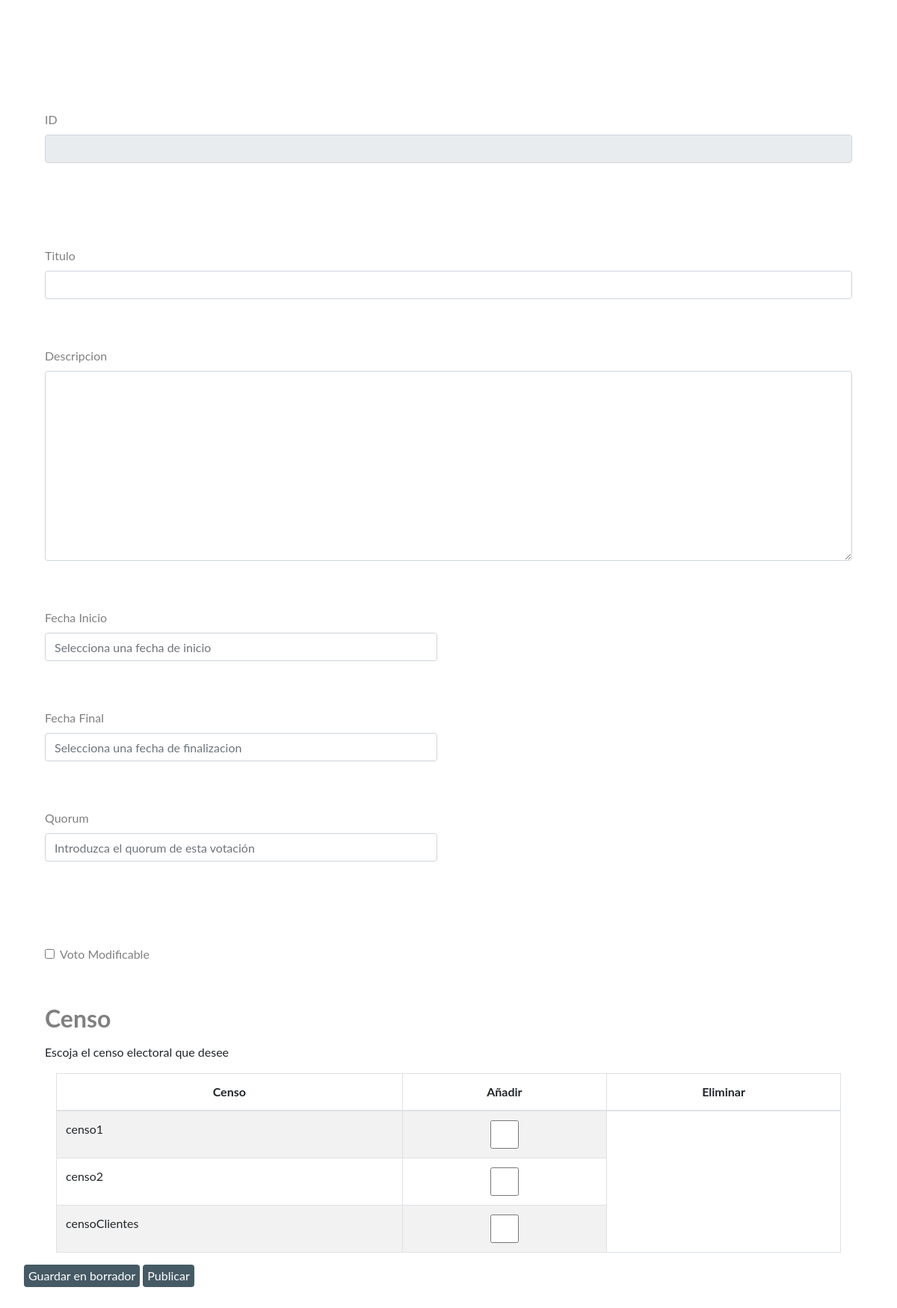
Page /index.php/secretario/modificarVotacion on the committed database.
### tables this page shows
CREATE TABLE `ficheros_censo` (
  `Id` int(32) NOT NULL,
  `Nombre` varchar(200) NOT NULL
);

### application/controllers/Secretario.php (called while the page is built, shortened)
<?php
class Secretario extends CI_Controller{
  public function __construct(){
    $this->load->model('usuario_model');
    $this->load->model('votaciones_model');
    $this->load->model('mesa_model');
    $this->load->model('voto_model');
    $this->load->model('censo_model');
    $this->load->model('ponderaciones_model');
    $this->load->model('SecretariosDelegados_model');
    $this->load->library('pagination');
    $this->load->library('mailing');
  }
  public function modificarVotacion()
	{
      $id = $this->input->post('modificar');
      $votacion = $this->votaciones_model->getVotacion($id);
      $censosVotacion = $this->censo_model->getCensosfromVotacion($id);
      $nombreCensos = $this->censo_model->getCensos();
      $soloAsistentes = false;
      $esModificable = false;
      $recuentoParalelo = false;
      $cambiarOpciones = false;
      $cambiarPonderaciones = false;
      $idsAsistentes = array();
      $asistentes = array();
      $nombresVotos = NULL;
      $pondPAS = $this->votaciones_model->getPonderacionesFromGrupo($votacion->Id,1);
      $pondAlumnos = $this->votaciones_model->getPonderacionesFromGrupo($votacion->Id,2);
      $pondProfesores = $this->votaciones_model->getPonderacionesFromGrupo($votacion->Id,3);
      $datos = array(
        'censos' => $nombreCensos,
        'votaciones' => $votacion,
        'censosVotacion' => $censosVotacion,
        'pulsadoAsistentes' => $soloAsistentes,
        'pulsadoModificar' => $esModificable,
        'pulsadoRecuento' => $recuentoParalelo,
        'cambiarOpciones' => $cambiarOpciones,
        'cambiarPonderaciones' => $cambiarPonderaciones,
        'pondPAS' => $pondPAS,
        'pondAlumnos' => $pondAlumnos,
        'pondProfesores' => $pondProfesores,
        'asistentes' => $asistentes,
        'idsAsistentes' => $idsAsistentes,
        'nombresVotos' => $nombresVotos,
        'ultimoPaso' => false,
      );
      $this->load->view('secretario/modificarVotacion_view', $datos);
	}
}
?>

### index.php (called while the page is built, shortened)
<?php
require_once BASEPATH.'core/CodeIgniter.php';

### application/models/Censo_model.php (called while the page is built, shortened)
<?php
class Censo_model extends CI_Model{
  public function getCensos()
  {
    $query = $this->db->query("SELECT * from ficheros_censo");
    return $query->result();
  }
}
?>

### application/views/secretario/modificarVotacion_view.php (the view, shortened to what this page needs)
<!DOCTYPE html>
<html>
<head>
	<link href="<?php echo base_url(); ?>/assets/css/bootstrap.min.css" rel="stylesheet">
	<link href="<?php echo base_url(); ?>/assets/css/prueba.css" rel="stylesheet">
	<link href="<?php echo base_url(); ?>/assets/css/behaviour/footer.css" rel="stylesheet">
	<link href="<?php echo base_url(); ?>/assets/css/behaviour/secretario.css" rel="stylesheet">
	<link rel="stylesheet" href="https://maxcdn.bootstrapcdn.com/font-awesome/4.7.0/css/font-awesome.min.css">
	<link rel="stylesheet" href="<?php echo base_url(); ?>/assets/css/bootstrap-datetimepicker.min.css">
</head>
<body>
	<div class="container">
<br><br>
<div class = "container">
	  <?=form_open(base_url().'secretario/updateVotacion/');?>
		<div class="form-group">
			<?php
			 $atributos = array(
					'name' => 'id',
					'class' => 'form-control',
					'id' => 'id',
					'readonly'=> 'readonly',
					'value' => $votaciones->Id
			); ?>
			<?= form_label('ID','id'); ?>
			<?= form_input($atributos) ?> <br/><br/>
		</div>
		<?php
		 $atributos = array(
				'Id_TipoVotacion' => $votaciones->Id_TipoVotacion
		); ?>
		<?= form_hidden($atributos) ?> <br/><br/>
		<div class="form-group">
			<?php
			 $atributos = array(
				  'name' => 'titulo',
					'class' => 'form-control',
					'id' => 'titulo',
					'required' => true,
					'autocomplete' => 'off',
					'value' => $votaciones->Titulo
			); ?>
			<?= form_label('Titulo','titulo'); ?>
			<?= form_input($atributos) ?> <br/><br/>
		</div>
		<div class="form-group">
			<?php
			 $atributos = array(
				 'name' => 'descripcion',
					'class' => 'form-control',
					'id' => 'descripcion',
					'required' => true,
					'autocomplete' => 'off',
					'value' => $votaciones->Descripcion
			); ?>
			<?= form_label('Descripcion','descripcion'); ?>
			<?= form_textarea($atributos) ?> <br/><br/>
		</div>
		 <div class="form-group">
		  <div class="row">
		   <div class="col-sm-6">
		    <?php
		    $atributos = array(
		 		         'id' => 'fecha_inicio',
		              'name' => 'fecha_inicio',
		              'class' => 'form-control datetimepicker-input',
		              'data-toggle' => 'datetimepicker',
		              'placeholder' =>'Selecciona una fecha de inicio',
		              'setEndDate' => date('Y-m-d'),
		              'required' => true,
									'autocomplete' => 'off',
		              'value' => $votaciones->FechaInicio
		          	); ?>
		    <?= form_label('Fecha Inicio','fecha_inicio'); ?>
		    <?= form_input($atributos) ?> <br/><br/>
				</div>
		  </div>
		</div>
		<div class="form-group">
		  <div class="row">
		    <div class="col-sm-6">
		          <?php $atributos = array(
		              'id' => 'fecha_final',
		              'name' => 'fecha_final',
		              'class' => 'form-control datetimepicker-input',
		              'data-toggle' => 'datetimepicker',
		              'placeholder' =>'Selecciona una fecha de finalizacion',
		              'required' => true,
									'autocomplete' => 'off',
		              'value' => $votaciones->FechaFinal
		        	  ); ?>
		 		<?= form_label('Fecha Final','fecha_final'); ?>
		    <?= form_input($atributos) ?> <br/><br/>
		    </div>
		  </div>
		</div>
		<div class="form-group">
			<div class="row">
				<div class="col-sm-6">
			<?php
			 $atributos = array(
					'name' => 'quorum',
					'class' => 'form-control',
					'id' => 'quorum',
					'placeholder' =>'Introduzca el quorum de esta votación',
					'required' => true,
					'autocomplete' => 'off',
					'value' => $votaciones->Quorum
			); ?>
			<?= form_label('Quorum','quorum'); ?>
			<?= form_input($atributos) ?> <br/><br/>
			</div>
		</div>
	</div>
			<?php
			 $atributos = array(
					'NumOpciones' => $votaciones->NumOpciones
			); ?>
  		<?= form_hidden($atributos) ?> <br/><br/>
		<div class="form-check">
		<?php	if(isset($pulsadoModificar) && $pulsadoModificar == true) $check = 'checked';
			else{$check = false;} ?>
		<?php
		$atributos = array(
			'name' => 'esModificable',
			'class' => 'form-check-input',
			'type' => 'checkbox',
			'id' => 'esModificable',
			'value' => true,
			'checked' => $check
		);
		?>
		<?= form_checkbox($atributos); ?>
		<?= form_label('Voto Modificable','esModificable'); ?>
		</div>
	<br><br>
		<strong><h2><?= form_label('Censo',''); ?></h2></strong>
		<p> Escoja el censo electoral que desee </p>
		<div class = "container">
		  <div class="table-wrapper-scroll-y my-custom-scrollbar">
		 	  <table class="display table table-striped table-bordered" id="votaciones_admin">
		      <thead>
		        <tr>
		          <th><center>Censo<center></th>
		          <th><center>Añadir<center></th>
							<th><center>Eliminar<center></th>
		        </tr>
		      </thead>
		      <tbody>
		        <tr>
		        <?php foreach($censos as $censo){ ?>
                <td><?php echo $censo->Nombre?></td>
								<?php
								$encontrado = false;
								if(isset($_POST['censo']) && in_array($censo->Nombre, $_POST['censo'])) $checkCenso = 'checked';
								else{$checkCenso = false;}
								if(!$encontrado)
								{
									echo '<div class="form-check">';
								$atributos = array(
											'name' => 'censo[]',
											'class' => 'form-control',
											'type' => 'checkbox',
											'id' => $censo->Nombre,
											'value' => $censo->Nombre,
											'checked' => $checkCenso
									);
									echo '<td>'.form_checkbox($atributos).'</td>';
								}
								?>
							 </div>
								<?php echo '</tr>'; ?>
		        <?php }?>
		      </tbody>
		    </table>
		  </div>
	 </div>
</div>
 <div class="row">
					 <?php $atributos = array(
							 'name' => 'boton_borrador',
							 'class' => 'btn btn-primary botones',
							 'type' => 'submit',
							 'value' => 'Guardar en borrador'
					 ); ?>
				 <?= form_submit($atributos);?>
			 <?php $atributos = array(
					 'name' => 'boton_publicar',
					 'class' => 'btn btn-primary botones',
					 'type' => 'submit',
					 'value' => 'Publicar'
			 ); ?>
			  <?= form_submit($atributos);?>
			</div>
	<br><br>
</div>
</body>
</html>

### assets/css/behaviour/secretario.css (style rules this page uses)
body { position: relative !important; background-color: #ffffff !important; font-size: 16px !important; font-family: 'Lato', Arial, Helvetica, sans-serif !important; font-weight: 400 !important; -webkit-font-smoothing: antialiased !important; background-size: 50% !important; }
#tabla_secretario td,th { font-family: 'Lato', Arial, Helvetica, sans-serif; }
label { color: #808080 !important; font-family: 'Lato', Arial, Helvetica, sans-serif !important; }
h2, h4, h5, h6 { font-family: inherit; font-weight: inherit; line-height: 1.1; color: white; font-family: 'Lato', Arial, Helvetica, sans-serif; }
.botones { display: block; color: #fff; background-color: #455a64; border-color: #bdbdbd; text-decoration: none; padding: 6px 5px; margin: auto 2px; font-size: inherit; border-radius: 6; line-height: 1; border: 1px solid transparent; }

### rows in the picture
ficheros_censo: Nombre "censo1"
ficheros_censo: Nombre "censo2"
ficheros_censo: Nombre "censoClientes"

### other values in the picture
form_label('ID','id') "ID"
form_label('Titulo','titulo') "Titulo"
form_label('Descripcion','descripcion') "Descripcion"
form_label('Fecha Inicio','fecha_inicio') "Fecha Inicio"
form_label('Fecha Final','fecha_final') "Fecha Final"
form_label('Quorum','quorum') "Quorum"
form_label('Voto Modificable','esModificable') "Voto Modificable"
form_label('Censo','') "Censo"
